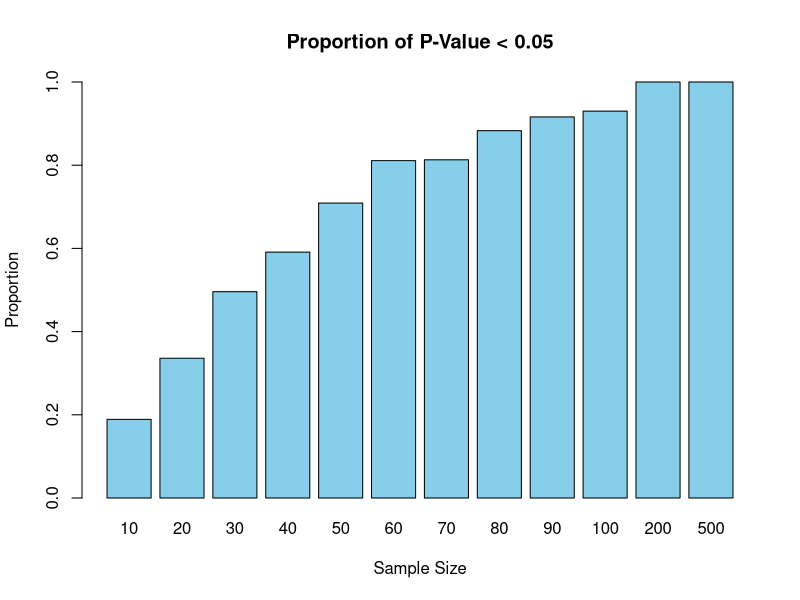
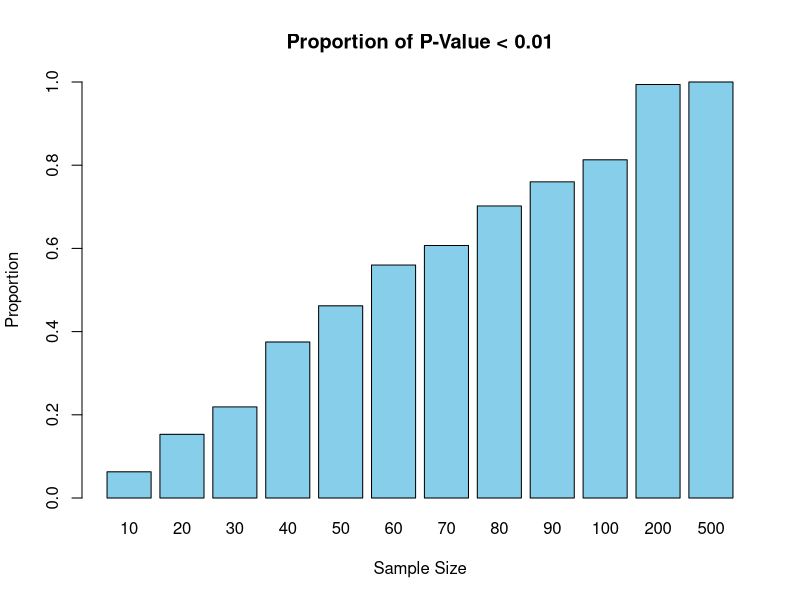

Generate these figures, in order, with R:
## ---- chunk 1
knitr::opts_chunk$set(echo = TRUE)
## ---- chunk 2
#Generate 1000 experiments for samples of various sizes.
simulations <- 1000
sample.size <- c(seq(10, 100, by = 10),200, 500)
p_values <- array(NA, dim = c(simulations, length(sample.size)))
for(i in 1 : simulations) {
  for(j in 1 : length(sample.size)) {
    groupA <- rnorm(sample.size[j], mean = 190, sd = 40)
    groupB <- rnorm(sample.size[j], mean = 170, sd = 40)
    p_values[i,j] <- t.test(groupA, groupB)$p.value
  }
}

prop.sum <- numeric(length(sample.size))
for (i in 1 : length(sample.size)) {
  prop.sum[i] <- sum(p_values[, i] < 0.05) / simulations
}
prop.sum

par(mfrow = c(1, 1))
barplot(prop.sum, ylim = 0:1, xlab = "Sample Size", ylab = "Proportion",
        names.arg = sample.size, col = "skyblue", main = "Proportion of P-Value < 0.05")

## ---- chunk 3
prop.sum <- numeric(length(sample.size))
for (i in 1 : length(sample.size)) {
  prop.sum[i] <- sum(p_values[, i] <= 0.01) / simulations
}
prop.sum

par(mfrow = c(1, 1))
barplot(prop.sum, ylim = 0:1, xlab = "Sample Size", ylab = "Proportion",
        names.arg = sample.size, col = "skyblue", main = "Proportion of P-Value < 0.01")

